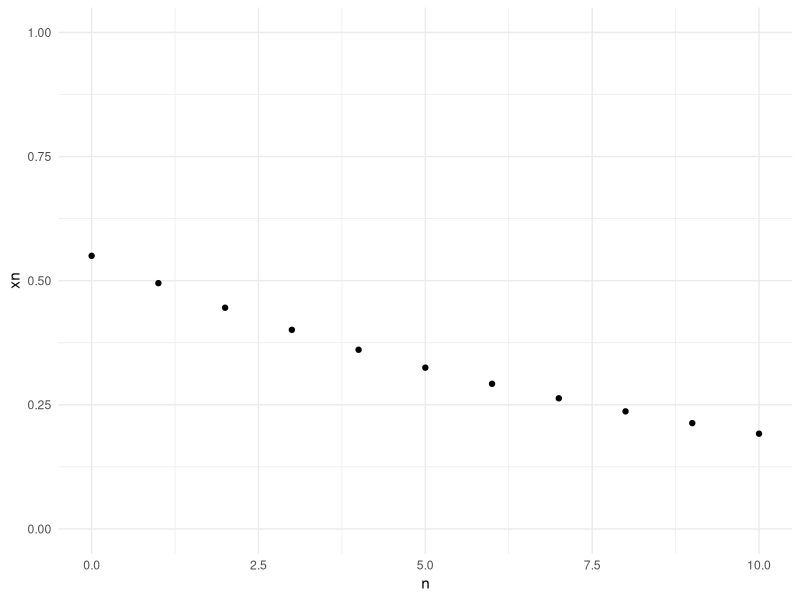
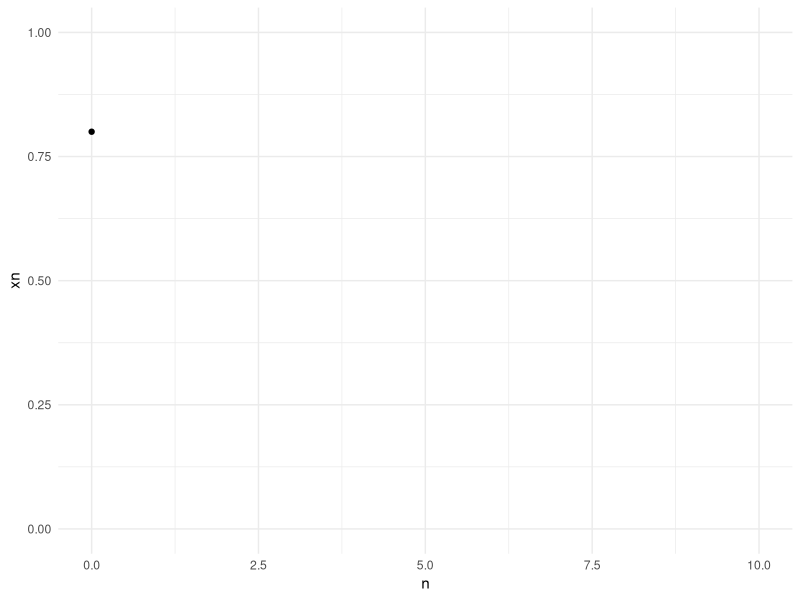

Recreate these plots in R, in order.
# Clear the environment
rm(list = ls())

# Introduction to Discrete-Time Models
packages <- c("dplyr", "tidyverse", "readxl", "ggplot2", "ggpubr")

# Install required packages
install_load_packages <- function(list_of_packages){
  for (package in list_of_packages){
    if (! package %in% installed.packages()){
      install.packages(package)
    }
    library(package, character.only = TRUE)
  }
}

install_load_packages(packages)

# Visualise the behaviour for the deviation of the linear difference equation
curve <- function(xn, x1, r){
  # Define the length of the outputs
  n_length <- length(xn)
  x <- numeric(n_length)
  
  print(n_length)
  print(x)
  
  x[1] <- x1
  
  for (n in 2:length(x)){
    lambda <- r*(1-2*x[n])
    x[n] <- lambda*x[n-1]
  }
  return(x)
}

start <- 0
end <- 10
xn <- seq(start, end, by = 1)

df_curve_1 <- curve(xn, 0.55, 0.9)
df_curve_2 <- curve(xn, 0.8, 2)

# We only care about what happens after the initial condition 
df_curve_a <- data.frame(n <- xn, xn = df_curve_1[1:length(df_curve_1)])
df_curve_b <- data.frame(n <- xn, xn = df_curve_2[1:length(df_curve_1)])

# Draw the parabola and the diagonal line
plot_curve <- function(curve){
  ggplot(curve, aes(x = n, y = xn)) +
    geom_point()+
    ylim(0,1)+
    theme_minimal()
}

curve_a <- plot_curve(df_curve_a)
curve_b <- plot_curve(df_curve_b)

curve_a
curve_b
